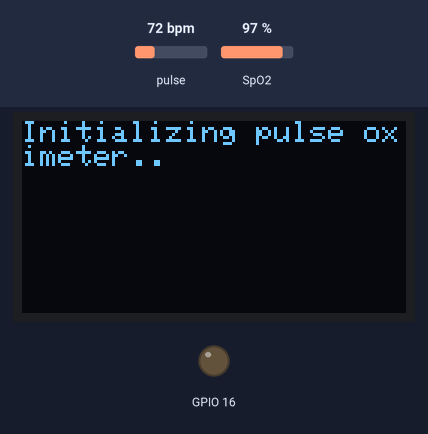
Bench run of a sketch on a simulated ESP8266 (NodeMCU). Parts: 128×64 one-colour display, output pins drawn as LEDs (lit = HIGH). The test bench sets the inputs (shaded band); at power-on: pulse 72 bpm, SpO2 97 %. WiFi joins after 1.5 s; servers stay silent unless stated; network time is answered at once with the bench clock; the local clock reads 2024-03-15 10:24:30 at power-on unless the sketch sets it; what the sketch prints to the serial monitor is not drawn.

Above: at 0.1 s.
At 1.7 s:
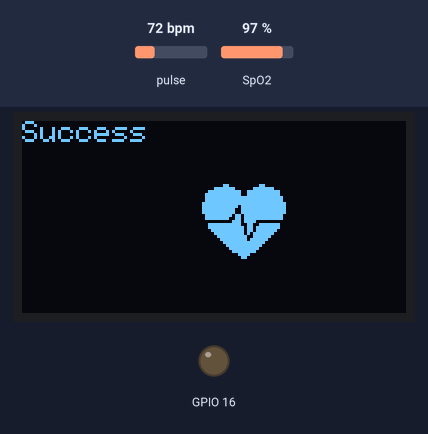

The sketch:

display_in_LV.ino
```cpp
//Libraries for Max30100 sensor
#include "MAX30100_PulseOximeter.h"
//ESP8266 WiFi main library
#include <ESP8266WiFi.h>  //should be at least 2.4.1
//Libraries for Firebase and network
#include <ESP8266HTTPClient.h>
#include "ESP8266WebServer.h"
#include <Arduino.h>
#include <FirebaseArduino.h>  //ArduinoJson is at least version 5.13.1
//Libraries for OLED screeen
#include <Adafruit_GFX.h>    //version 1.2.2
#include <Adafruit_SSD1306.h>  //include Adafruit SSD1306 OLED display driver
#include "OakOLED.h"
#include <Wire.h>
// Libraries for internet time
#include <WiFiUdp.h>
#include <NTPClient.h>          // include NTPClient library
#include <TimeLib.h>            // include Arduino time library

#define OLED_RESET   -1     // define SSD1306 OLED reset at ESP8266 GPIO5 (NodeMCU D1)


#define REPORTING_PERIOD_MS 1000
OakOLED oled;

#define FIREBASE_HOST "displayinlistview-default-rtdb.firebaseio.com"
#define FIREBASE_AUTH "Amspg4V4PKIxldTZgaUpAoR0Rfud3Q3drpVuEyc3"
#define WIFI_SSID "TP-LINK_9160"
#define WIFI_PASSWORD "12341234"

WiFiUDP ntpUDP;
// ‘time.nist.gov’ is used (default server) with +1 hour offset (3600 seconds) 60 seconds (60000 milliseconds) update interval
NTPClient timeClient(ntpUDP, "time.nist.gov", 25200, 60000); //25200 là thời gian ở Vn +7

PulseOximeter pox;

uint32_t  tsLastReport = 0;
const long interval=10000;
volatile boolean heartBeatDetected = false;

const unsigned char bitmap [] PROGMEM=
{
0x00, 0x00, 0x00, 0x00, 0x01, 0x80, 0x18, 0x00, 0x0f, 0xe0, 0x7f, 0x00, 0x3f, 0xf9, 0xff, 0xc0,
0x7f, 0xf9, 0xff, 0xc0, 0x7f, 0xff, 0xff, 0xe0, 0x7f, 0xff, 0xff, 0xe0, 0xff, 0xff, 0xff, 0xf0,
0xff, 0xf7, 0xff, 0xf0, 0xff, 0xe7, 0xff, 0xf0, 0xff, 0xe7, 0xff, 0xf0, 0x7f, 0xdb, 0xff, 0xe0,
0x7f, 0x9b, 0xff, 0xe0, 0x00, 0x3b, 0xc0, 0x00, 0x3f, 0xf9, 0x9f, 0xc0, 0x3f, 0xfd, 0xbf, 0xc0,
0x1f, 0xfd, 0xbf, 0x80, 0x0f, 0xfd, 0x7f, 0x00, 0x07, 0xfe, 0x7e, 0x00, 0x03, 0xfe, 0xfc, 0x00,
0x01, 0xff, 0xf8, 0x00, 0x00, 0xff, 0xf0, 0x00, 0x00, 0x7f, 0xe0, 0x00, 0x00, 0x3f, 0xc0, 0x00,
0x00, 0x0f, 0x00, 0x00, 0x00, 0x06, 0x00, 0x00, 0x00, 0x00, 0x00, 0x00, 0x00, 0x00, 0x00, 0x00
};


void onBeatDetected()
{
heartBeatDetected = true;
Serial.println("Beat!");
 oled.drawBitmap(60, 20, bitmap, 28, 28, 1);
 oled.display();
}

void setup()
{
Serial.begin(115200);

    oled.begin();
    oled.clearDisplay();
    oled.setTextSize(1.5);
    oled.setTextColor(1);
    oled.setCursor(0, 0);

    pinMode(16, OUTPUT);

    oled.println("Initializing pulse oximeter..");
    oled.display();

WiFi.begin(WIFI_SSID, WIFI_PASSWORD);
Serial.print("Connecting");
while (WiFi.status() != WL_CONNECTED) {
Serial.print(".");
delay(500);
}
Serial.println();
Serial.print("Connected with IP: ");
Serial.println(WiFi.localIP());

Firebase.begin(FIREBASE_HOST, FIREBASE_AUTH);

if (Firebase.failed()) {
Serial.print("setting /message failed:");
Serial.println(Firebase.error());
}

if (!pox.begin()) {
Serial.println("FAILED");
oled.clearDisplay();
         oled.setTextSize(1.5);
         oled.setTextColor(1);
         oled.setCursor(0, 0);
         oled.println("Failed");
         oled.display();
for(;;);
} else {
Serial.println("SUCCESS");
 oled.clearDisplay();
         oled.setTextSize(1.5);
         oled.setTextColor(1);
         oled.setCursor(0, 0);
         oled.println("Success");
         oled.display();
         pox.setOnBeatDetectedCallback(onBeatDetected);
}
 timeClient.begin();
}

//void dataMeasurement(){
//
//
//        oled.clearDisplay();
//        oled.setTextSize(1.5);
//        oled.setTextColor(1);
//        oled.setCursor(0,16);
//        oled.println(pox.getHeartRate());
//
//        oled.setTextSize(1.5);
//        oled.setTextColor(1);
//        oled.setCursor(0, 0);
//        oled.println("Heart BPM");
//
//        oled.setTextSize(1.5);
//        oled.setTextColor(1);
//        oled.setCursor(0, 30);
//        oled.println("Spo2");
//
//        oled.setTextSize(1.5);
//        oled.setTextColor(1);
//        oled.setCursor(0, 45);
//        oled.println(pox.getSpO2());
//        oled.display();
//
//
//
//
//// }}else {
////  Serial.println("Cannot find your finger!");
////        oled.clearDisplay();
////        oled.setTextSize(1.5);
////        oled.setTextColor(1);
////        oled.setCursor(0, 45);
////        oled.println("Cannot find your finger!");
////        oled.display();
////}
//
//}

char Time[] = "  :  :  ";
char Date[] = "  -  -20  ";
byte last_second, last_minute, second_, minute_, hour_, wday, day_, month_, year_;

void loop(){
pox.update();

unsigned long currentMillis=millis();
if(currentMillis - tsLastReport >= interval)
{

pox.shutdown(); //sleep mode

timeClient.update();
    unsigned long unix_epoch = timeClient.getEpochTime();   // get UNIX Epoch time
    second_ = second(unix_epoch);        // get seconds from the UNIX Epoch time

      minute_ = minute(unix_epoch);      // get minutes (0 – 59)
      hour_   = hour(unix_epoch);        // get hours   (0 – 23)
      wday    = weekday(unix_epoch);     // get minutes (1 – 7 with Sunday is day 1)
      day_    = day(unix_epoch);         // get month day (1 – 31, depends on month)
      month_  = month(unix_epoch);       // get month (1 – 12 with Jan is month 1)
      year_   = year(unix_epoch) - 2000; // get year with 4 digits – 2000 results 2 digits year (ex: 2018 –> 18)
      Time[7] = second_ % 10 + '0';
      Time[6] = second_ / 10 + '0';
      Time[4] = minute_ % 10 + '0';
      Time[3] = minute_ / 10 + '0';
      Time[1] = hour_   % 10 + '0';
      Time[0] = hour_   / 10 + '0';
      Date[9] = year_   % 10 + '0';
      Date[8] = year_   / 10 + '0';
      Date[4] = month_  % 10 + '0';
      Date[3] = month_  / 10 + '0';
      Date[1] = day_    % 10 + '0';
      Date[0] = day_    / 10 + '0';
      Serial.print(Time);
      String fbtime = String(Time);
      Serial.print(" ");
      display_wday();
      Serial.println(Date);
      String fbdate = String(Date);
      Serial.println(fbtime + " " + fbdate);


float bpm = pox.getHeartRate();
float SpO2 =pox.getSpO2();

  Serial.print("Heart rate: ");
  Serial.print(bpm);
  String fireHR = String(bpm) + String("bpm");

  Serial.print("bpm  SpO2: ");
  Serial.print(SpO2);
  Serial.println("%");
  String fireSpO2 = String(SpO2) + String("%");

  Firebase.setString("/Storing/HR", fireHR);
  Firebase.setString("/Storing/HR", fireSpO2);
    Firebase.setString("/Storing/HR", fbtime);
  Firebase.pushString("/Storing", "HeartRate: " + fireHR + " " + "| " + "SpO2: " + fireSpO2 + "\n" + fbtime + " " + fbdate);

  if (Firebase.failed()) //nếu failed thì nên thay đổi fingerprint trong file FirebaseHttpClient.h file
    {
      Serial.print("pushing /logs failed:");
      Serial.println(Firebase.error());
      return;
    }


pox.resume(); //resume khi đọc kết quả mới, ready to read new samples
tsLastReport = currentMillis;

}
}
void display_wday()
{
  switch(wday)
  {
    case 1:
             Serial.print ("SUNDAY "); break;
    case 2:
             Serial.print ("MONDAY "); break;
    case 3:
             Serial.print ("TUESDAY "); break;
    case 4:
             Serial.print ("WEDNESDAY "); break;
    case 5:
             Serial.print ("THURSDAY "); break;
    case 6:
             Serial.print ("FRIDAY "); break;
    default:
             Serial.print ("SATURDAY ");
  }
}
```
